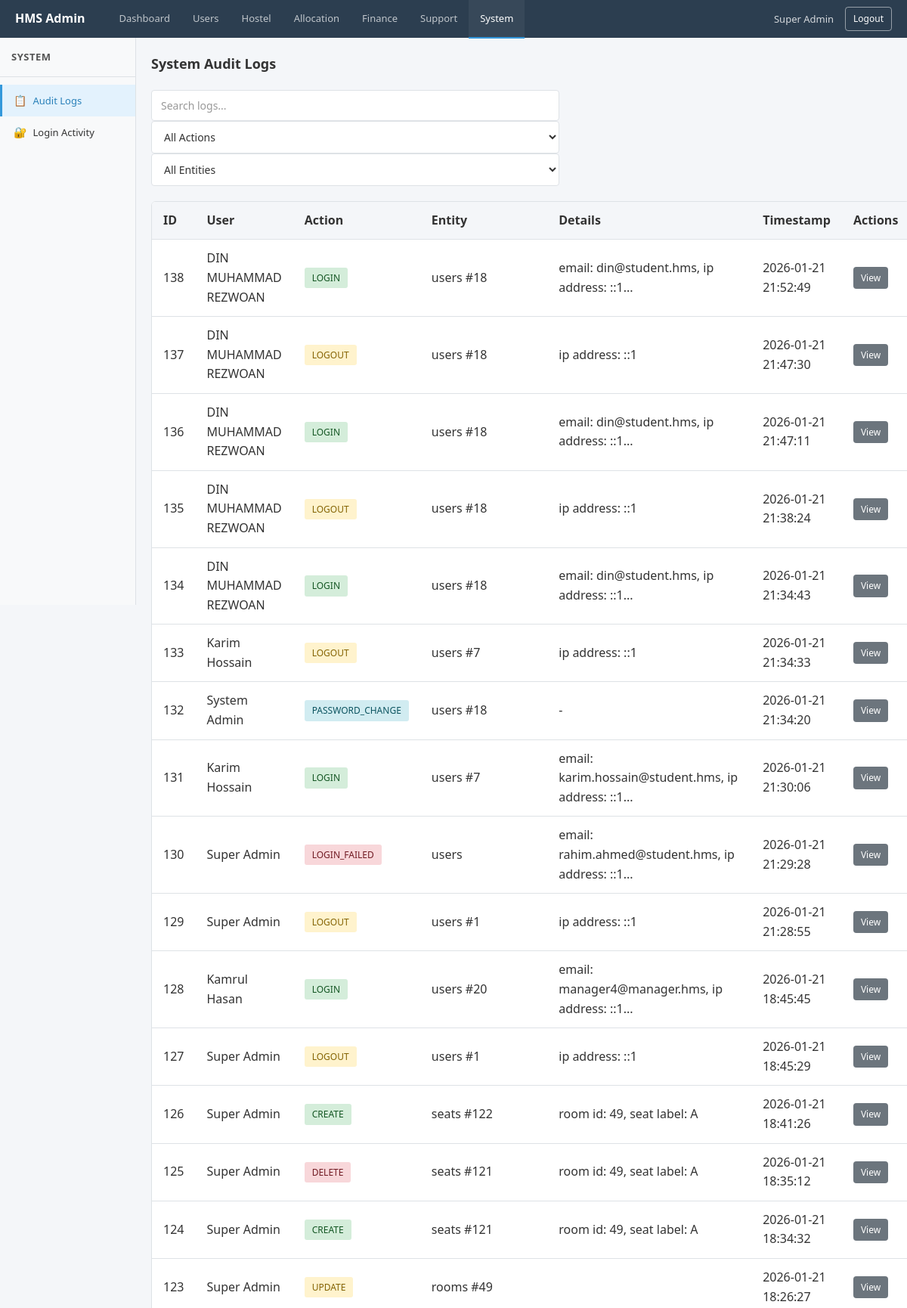
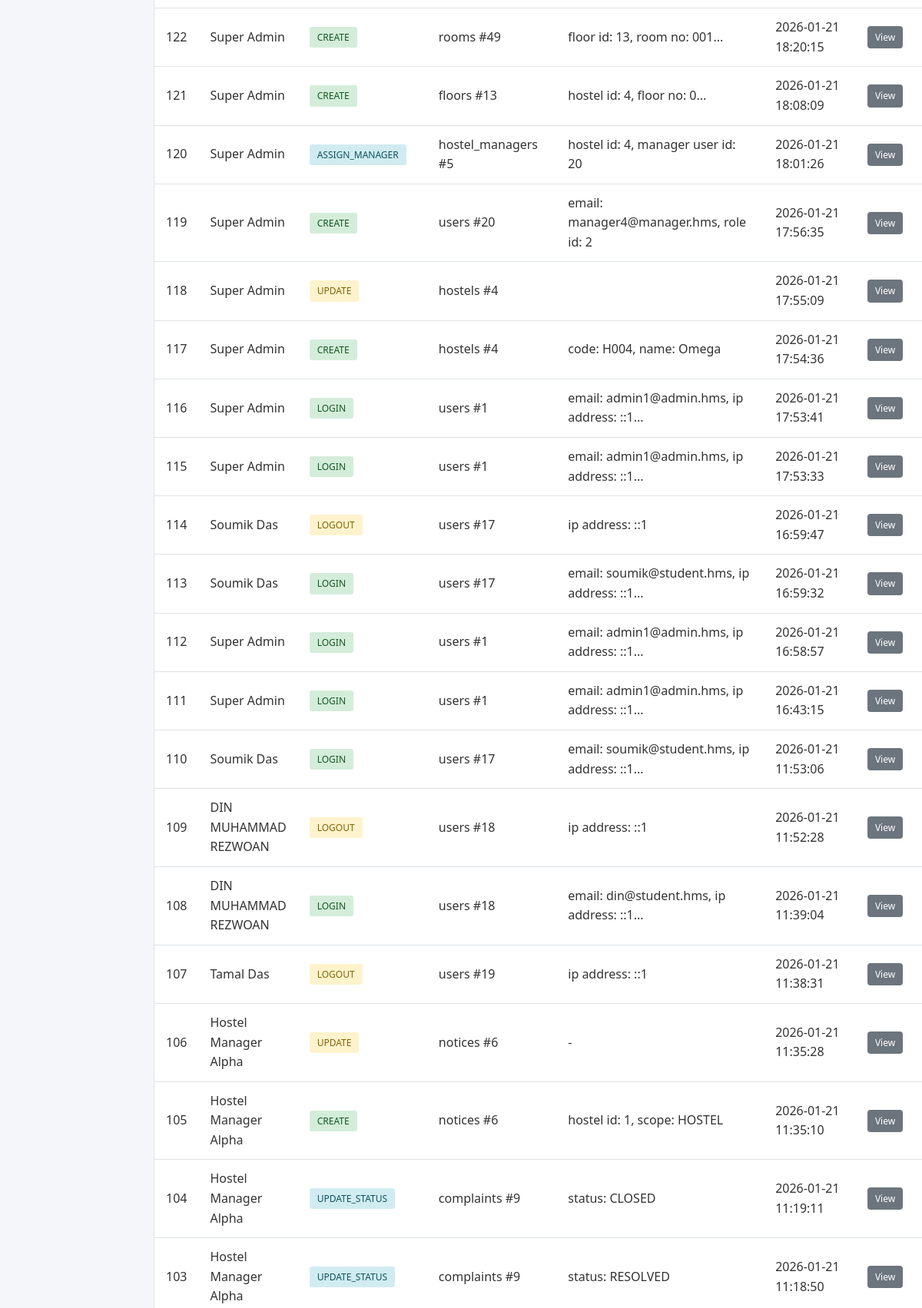
The page /index.php?page=admin_audit_logs (signed in, upper part) on the database its author committed (2 pictures, top to bottom).
### tables this page shows
CREATE TABLE `audit_logs` (
  `id` bigint UNSIGNED NOT NULL,
  `actor_user_id` bigint UNSIGNED NOT NULL,
  `action` varchar(120) NOT NULL,
  `entity_type` varchar(120) NOT NULL,
  `entity_id` bigint UNSIGNED DEFAULT NULL,
  `meta_json` longtext,
  `created_at` datetime NOT NULL DEFAULT CURRENT_TIMESTAMP
);

CREATE TABLE `users` (
  `id` bigint UNSIGNED NOT NULL,
  `name` varchar(100) NOT NULL,
  `email` varchar(191) NOT NULL,
  `phone` varchar(30) DEFAULT NULL,
  `password_hash` varchar(255) NOT NULL,
  `status` enum('ACTIVE','INACTIVE','LOCKED') NOT NULL DEFAULT 'ACTIVE',
  `created_at` datetime NOT NULL DEFAULT CURRENT_TIMESTAMP,
  `updated_at` datetime NOT NULL DEFAULT CURRENT_TIMESTAMP ON UPDATE CURRENT_TIMESTAMP,
  `last_login_at` datetime DEFAULT NULL
);

### app/Controllers/Admin/AdminAuditLogController.php (called while the page is built, shortened)
<?php
require_once __DIR__ . '/../../Models/AdminModel.php';
$action = isset($_GET['action']) ? $_GET['action'] : 'logs';
$data = [];
if ($action === 'view') {
    $logId = (int)$_GET['id'];
    $data['log'] = getAuditLogById($logId);
    $pageTitle = 'View Audit Log';
} elseif ($action === 'by_user') {
    $userId = (int)$_GET['user_id'];
    $data['logs'] = getAuditLogsByUser($userId);
    $data['user'] = getUserById($userId);
    $pageTitle = 'User Audit History';
} elseif ($action === 'by_entity') {
    $entityType = $_GET['entity_type'];
    $entityId = (int)$_GET['entity_id'];
    $data['logs'] = getAuditLogsByEntity($entityType, $entityId);
    $pageTitle = 'Entity Audit History';
} else {
    $filters = [];
    $data['logs'] = getAllAuditLogs($filters);
    $data['filters'] = $filters;
}
require_once __DIR__ . '/../../Views/Admin/AuditLogView.php';

### app/Models/AdminModel.php (called while the page is built, shortened)
<?php
function getAllAuditLogs($filters = []) {
    $conn = dbConnect();
    $params = [];
    $types = '';
    $sql = "SELECT al.*, u.name as actor_name
            FROM audit_logs al
            LEFT JOIN users u ON al.actor_user_id = u.id";
    $sql .= " ORDER BY al.id DESC";
    if (!empty($params)) {
        $stmt = mysqli_prepare($conn, $sql);
        mysqli_stmt_bind_param($stmt, $types, ...$params);
        mysqli_stmt_execute($stmt);
        $result = mysqli_stmt_get_result($stmt);
    } else {
        $result = mysqli_query($conn, $sql);
    }
    $logs = mysqli_fetch_all($result, MYSQLI_ASSOC);
    return $logs;
}

### app/Views/Admin/AuditLogView.php (the view, shortened to what this page needs)
<!DOCTYPE html>
<html lang="en">
<head>
    <link rel="stylesheet" href="public/assets/css/style.css">
    <link rel="stylesheet" href="app/Views/Admin/css/admin.css">
</head>
<body>
    <?php include __DIR__ . '/partials/header.php'; ?>
    <div class="admin-layout">
        <?php include __DIR__ . '/partials/sidebar.php'; ?>
        <main class="admin-main">
            <div class="admin-content">
                <?php if ($action === 'view' && isset($data['log'])): ?>
                    <div class="breadcrumb">
                        <a href="index.php?page=admin_audit_logs">Audit Logs</a>
                        <span>/</span>
                        <span class="current">View Log Entry</span>
                    </div>
                    <div class="detail-card">
                        <h3>Audit Log Entry #<?php echo (int)$data['log']['id']; ?></h3>
                        <div class="detail-row">
                            <div class="detail-label">User</div>
                            <div class="detail-value">
                                <?php echo htmlspecialchars($data['log']['user_name'] ?? 'System'); ?>
                                <?php if (!empty($data['log']['user_email'])): ?>
                                    (<?php echo htmlspecialchars($data['log']['user_email']); ?>)
                                <?php endif; ?>
                            </div>
                        </div>
                        <div class="detail-row">
                            <div class="detail-label">Action</div>
                            <div class="detail-value">
                                <span class="badge badge-info"><?php echo htmlspecialchars($data['log']['action'] ?? ''); ?></span>
                            </div>
                        </div>
                        <div class="detail-row">
                            <div class="detail-label">Entity Type</div>
                            <div class="detail-value"><?php echo htmlspecialchars($data['log']['entity_type'] ?? ''); ?></div>
                        </div>
                        <div class="detail-row">
                            <div class="detail-label">Entity ID</div>
                            <div class="detail-value"><?php echo htmlspecialchars($data['log']['entity_id'] ?? 'N/A'); ?></div>
                        </div>
                        <div class="detail-row">
                            <div class="detail-label">Timestamp</div>
                            <div class="detail-value"><?php echo htmlspecialchars($data['log']['created_at'] ?? ''); ?></div>
                        </div>
                        <?php
                        $metaData = [];
                        if (!empty($data['log']['meta_json'])) {
                            $metaData = json_decode($data['log']['meta_json'], true) ?: [];
                        }
                        ?>
                        <?php if (!empty($metaData['ip_address'])): ?>
                        <div class="detail-row">
                            <div class="detail-label">IP Address</div>
                            <div class="detail-value"><code><?php echo htmlspecialchars($metaData['ip_address']); ?></code></div>
                        </div>
                        <?php endif; ?>
                        <?php if (!empty($metaData['user_agent'])): ?>
                        <div class="detail-row">
                            <div class="detail-label">Browser/Device</div>
                            <div class="detail-value"><small><?php echo htmlspecialchars($metaData['user_agent']); ?></small></div>
                        </div>
                        <?php endif; ?>
                        <?php if (!empty($metaData['email'])): ?>
                        <div class="detail-row">
                            <div class="detail-label">Email Used</div>
                            <div class="detail-value"><?php echo htmlspecialchars($metaData['email']); ?></div>
                        </div>
                        <?php endif; ?>
                        <?php if (isset($metaData['success'])): ?>
                        <div class="detail-row">
                            <div class="detail-label">Status</div>
                            <div class="detail-value">
                                <?php if ($metaData['success']): ?>
                                    <span class="badge badge-success">Success</span>
                                <?php else: ?>
                                    <span class="badge badge-danger">Failed</span>
                                <?php endif; ?>
                            </div>
                        </div>
                        <?php endif; ?>
                        <?php if (!empty($data['log']['meta_json'])): ?>
                        <div class="detail-row">
                            <div class="detail-label">Raw Data</div>
                            <div class="detail-value"><pre style="background:#f4f6f9;padding:10px;border-radius:4px;overflow:auto;max-height:200px;"><?php echo htmlspecialchars(json_encode($metaData, JSON_PRETTY_PRINT)); ?></pre></div>
                        </div>
                        <?php endif; ?>
                        <?php
                        $canUndo = false;
                        $undoAction = '';
                        $undoParams = [];
                        if ($data['log']['action'] === 'ROLE_CHANGE' && !empty($data['log']['meta_json'])) {
                            $meta = json_decode($data['log']['meta_json'], true);
                            if ($meta && isset($meta['old_role_id']) && $meta['old_role_id'] !== null) {
                                $canUndo = true;
                                $undoAction = 'undo_role_change';
                                $undoParams = [
                                    'user_id' => $data['log']['entity_id'],
                                    'old_role_id' => $meta['old_role_id']
                                ];
                            }
                        }
                        ?>
                        <div class="form-actions">
                            <?php if ($canUndo): ?>
                            <form action="index.php?page=admin_audit_logs" method="POST" style="display:inline;" onsubmit="return confirm('Are you sure you want to undo this action?');">
                                <input type="hidden" name="form_action" value="<?php echo $undoAction; ?>">
                                <input type="hidden" name="log_id" value="<?php echo (int)$data['log']['id']; ?>">
                                <?php foreach ($undoParams as $key => $value): ?>
                                <input type="hidden" name="<?php echo htmlspecialchars($key); ?>" value="<?php echo htmlspecialchars($value); ?>">
                                <?php endforeach; ?>
                                <button type="submit" class="btn btn-warning">Undo This Action</button>
                            </form>
                            <?php endif; ?>
                            <a href="index.php?page=admin_audit_logs" class="btn btn-secondary">Back to Logs</a>
                        </div>
                    </div>
                <?php else: ?>
                    <div class="page-header">
                        <h2>System Audit Logs</h2>
                    </div>
                    <div class="filter-bar">
                        <div class="filter-form">
                            <input type="text" id="logSearch" class="form-control" placeholder="Search logs..." data-table-search="auditLogsTable">
                            <select id="actionFilter" class="form-control" data-filter-table="auditLogsTable" data-filter-column="2">
                                <option value="">All Actions</option>
                            </select>
                            <select id="entityFilter" class="form-control" data-filter-table="auditLogsTable" data-filter-column="3">
                                <option value="">All Entities</option>
                            </select>
                        </div>
                    </div>
                    <div class="table-card">
                        <div class="table-responsive">
                            <table class="table" id="auditLogsTable">
                                <thead>
                                    <tr>
                                        <th>ID</th>
                                        <th>User</th>
                                        <th>Action</th>
                                        <th>Entity</th>
                                        <th>Details</th>
                                        <th>Timestamp</th>
                                        <th>Actions</th>
                                    </tr>
                                </thead>
                                <tbody>
                                    <?php if (!empty($data['logs'])): ?>
                                        <?php foreach ($data['logs'] as $log): ?>
                                            <tr>
                                                <td><?php echo (int)$log['id']; ?></td>
                                                <td><?php echo htmlspecialchars($log['actor_name'] ?? 'System'); ?></td>
                                                <td>
                                                    <?php
                                                    $actionType = $log['action'] ?? '';
                                                    $actionClass = 'badge-info';
                                                    if (in_array($actionType, ['CREATE', 'APPROVE', 'RECORD_PAYMENT', 'LOGIN', 'SIGNUP'])) $actionClass = 'badge-success';
                                                    elseif (in_array($actionType, ['DELETE', 'LOGIN_FAILED'])) $actionClass = 'badge-danger';
                                                    elseif (in_array($actionType, ['UPDATE', 'REJECT', 'LOGOUT'])) $actionClass = 'badge-warning';
                                                    ?>
                                                    <span class="badge <?php echo $actionClass; ?>">
                                                        <?php echo htmlspecialchars($actionType); ?>
                                                    </span>
                                                </td>
                                                <td>
                                                    <?php echo htmlspecialchars($log['entity_type'] ?? ''); ?>
                                                    <?php if (!empty($log['entity_id'])): ?>
                                                        #<?php echo (int)$log['entity_id']; ?>
                                                    <?php endif; ?>
                                                </td>
                                                <td>
                                                    <?php
                                                    $details = $log['meta_json'] ?? '';
                                                    if (!empty($details)) {
                                                        $decoded = json_decode($details, true);
                                                        if ($decoded) {
                                                            $displayParts = [];
                                                            foreach ($decoded as $key => $value) {
                                                                if (is_array($value)) continue;
                                                                $displayParts[] = str_replace('_', ' ', $key) . ': ' . $value;
                                                            }
                                                            $details = implode(', ', array_slice($displayParts, 0, 2));
                                                            if (count($displayParts) > 2) $details .= '...';
                                                        } else {
                                                            $details = substr($details, 0, 40) . (strlen($details) > 40 ? '...' : '');
                                                        }
                                                        echo htmlspecialchars($details);
                                                    } else {
                                                        echo '<span class="text-muted">-</span>';
                                                    }
                                                    ?>
                                                </td>
                                                <td><?php echo htmlspecialchars($log['created_at'] ?? ''); ?></td>
                                                <td>
                                                    <a href="index.php?page=admin_audit_logs&action=view&id=<?php echo (int)$log['id']; ?>" class="btn btn-sm btn-secondary">View</a>
                                                </td>
                                            </tr>
                                        <?php endforeach; ?>
                                    <?php else: ?>
                                        <tr>
                                            <td colspan="7" class="empty-state">No audit logs found</td>
                                        </tr>
                                    <?php endif; ?>
                                </tbody>
                            </table>
                        </div>
                    </div>
                <?php endif; ?>
            </div>
        </main>
    </div>
</body>
</html>

### rows shown on the page
audit_logs: id "138", actor_user.name "DIN MUHAMMAD REZWOAN", action "LOGIN", entity_type "users", entity "18", details "email: din@student.hms, ip address: ::1...", created_at "2026-01-21 21:52:49"
audit_logs: id "137", actor_user.name "DIN MUHAMMAD REZWOAN", action "LOGOUT", entity_type "users", entity "18", details "ip address: ::1", created_at "2026-01-21 21:47:30"
audit_logs: id "136", actor_user.name "DIN MUHAMMAD REZWOAN", action "LOGIN", entity_type "users", entity "18", details "email: din@student.hms, ip address: ::1...", created_at "2026-01-21 21:47:11"
audit_logs: id "135", actor_user.name "DIN MUHAMMAD REZWOAN", action "LOGOUT", entity_type "users", entity "18", details "ip address: ::1", created_at "2026-01-21 21:38:24"
audit_logs: id "134", actor_user.name "DIN MUHAMMAD REZWOAN", action "LOGIN", entity_type "users", entity "18", details "email: din@student.hms, ip address: ::1...", created_at "2026-01-21 21:34:43"
audit_logs: id "133", actor_user.name "Karim Hossain", action "LOGOUT", entity_type "users", entity "7", details "ip address: ::1", created_at "2026-01-21 21:34:33"
audit_logs: id "132", actor_user.name "System Admin", action "PASSWORD_CHANGE", entity_type "users", entity "18", created_at "2026-01-21 21:34:20"
audit_logs: id "131", actor_user.name "Karim Hossain", action "LOGIN", entity_type "users", entity "7", details "email: karim.hossain@student.hms, ip address: ::1...", created_at "2026-01-21 21:30:06"
audit_logs: id "130", actor_user.name "Super Admin", action "LOGIN_FAILED", entity_type "users", details "email: rahim.ahmed@student.hms, ip address: ::1...", created_at "2026-01-21 21:29:28"
audit_logs: id "129", actor_user.name "Super Admin", action "LOGOUT", entity_type "users", entity "1", details "ip address: ::1", created_at "2026-01-21 21:28:55"
audit_logs: id "128", actor_user.name "Kamrul Hasan", action "LOGIN", entity_type "users", entity "20", details "email: manager4@manager.hms, ip address: ::1...", created_at "2026-01-21 18:45:45"
audit_logs: id "127", actor_user.name "Super Admin", action "LOGOUT", entity_type "users", entity "1", details "ip address: ::1", created_at "2026-01-21 18:45:29"
audit_logs: id "126", actor_user.name "Super Admin", action "CREATE", entity_type "seats", entity "122", details "room id: 49, seat label: A", created_at "2026-01-21 18:41:26"
audit_logs: id "125", actor_user.name "Super Admin", action "DELETE", entity_type "seats", entity "121", details "room id: 49, seat label: A", created_at "2026-01-21 18:35:12"
audit_logs: id "124", actor_user.name "Super Admin", action "CREATE", entity_type "seats", entity "121", details "room id: 49, seat label: A", created_at "2026-01-21 18:34:32"
audit_logs: id "123", actor_user.name "Super Admin", action "UPDATE", entity_type "rooms", entity "49", created_at "2026-01-21 18:26:27"
audit_logs: id "122", actor_user.name "Super Admin", action "CREATE", entity_type "rooms", entity "49", details "floor id: 13, room no: 001...", created_at "2026-01-21 18:20:15"
audit_logs: id "121", actor_user.name "Super Admin", action "CREATE", entity_type "floors", entity "13", details "hostel id: 4, floor no: 0...", created_at "2026-01-21 18:08:09"
audit_logs: id "120", actor_user.name "Super Admin", action "ASSIGN_MANAGER", entity_type "hostel_managers", entity "5", details "hostel id: 4, manager user id: 20", created_at "2026-01-21 18:01:26"
audit_logs: id "119", actor_user.name "Super Admin", action "CREATE", entity_type "users", entity "20", details "email: manager4@manager.hms, role id: 2", created_at "2026-01-21 17:56:35"
audit_logs: id "118", actor_user.name "Super Admin", action "UPDATE", entity_type "hostels", entity "4", created_at "2026-01-21 17:55:09"
audit_logs: id "117", actor_user.name "Super Admin", action "CREATE", entity_type "hostels", entity "4", details "code: H004, name: Omega", created_at "2026-01-21 17:54:36"
audit_logs: id "116", actor_user.name "Super Admin", action "LOGIN", entity_type "users", entity "1", details "email: admin1@admin.hms, ip address: ::1...", created_at "2026-01-21 17:53:41"
audit_logs: id "115", actor_user.name "Super Admin", action "LOGIN", entity_type "users", entity "1", details "email: admin1@admin.hms, ip address: ::1...", created_at "2026-01-21 17:53:33"
audit_logs: id "114", actor_user.name "Soumik Das", action "LOGOUT", entity_type "users", entity "17", details "ip address: ::1", created_at "2026-01-21 16:59:47"
audit_logs: id "113", actor_user.name "Soumik Das", action "LOGIN", entity_type "users", entity "17", details "email: soumik@student.hms, ip address: ::1...", created_at "2026-01-21 16:59:32"
audit_logs: id "112", actor_user.name "Super Admin", action "LOGIN", entity_type "users", entity "1", details "email: admin1@admin.hms, ip address: ::1...", created_at "2026-01-21 16:58:57"
audit_logs: id "111", actor_user.name "Super Admin", action "LOGIN", entity_type "users", entity "1", details "email: admin1@admin.hms, ip address: ::1...", created_at "2026-01-21 16:43:15"
audit_logs: id "110", actor_user.name "Soumik Das", action "LOGIN", entity_type "users", entity "17", details "email: soumik@student.hms, ip address: ::1...", created_at "2026-01-21 11:53:06"
audit_logs: id "109", actor_user.name "DIN MUHAMMAD REZWOAN", action "LOGOUT", entity_type "users", entity "18", details "ip address: ::1", created_at "2026-01-21 11:52:28"
audit_logs: id "108", actor_user.name "DIN MUHAMMAD REZWOAN", action "LOGIN", entity_type "users", entity "18", details "email: din@student.hms, ip address: ::1...", created_at "2026-01-21 11:39:04"
audit_logs: id "107", actor_user.name "Tamal Das", action "LOGOUT", entity_type "users", entity "19", details "ip address: ::1", created_at "2026-01-21 11:38:31"
audit_logs: id "106", actor_user.name "Hostel Manager Alpha", action "UPDATE", entity_type "notices", entity "6", created_at "2026-01-21 11:35:28"
audit_logs: id "105", actor_user.name "Hostel Manager Alpha", action "CREATE", entity_type "notices", entity "6", details "hostel id: 1, scope: HOSTEL", created_at "2026-01-21 11:35:10"
audit_logs: id "104", actor_user.name "Hostel Manager Alpha", action "UPDATE_STATUS", entity_type "complaints", entity "9", details "status: CLOSED", created_at "2026-01-21 11:19:11"
audit_logs: id "103", actor_user.name "Hostel Manager Alpha", action "UPDATE_STATUS", entity_type "complaints", entity "9", details "status: RESOLVED", created_at "2026-01-21 11:18:50"

### other values the page prints
$_SESSION['user_name'] "Super Admin"
$sidebarTitle "SYSTEM"
$link['icon'] "📋"
$link['label'] "Audit Logs"
$link['icon'] "🔐"
$link['label'] "Login Activity"
